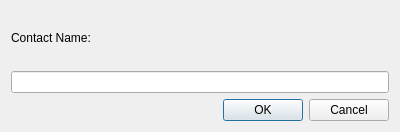
<?xml version="1.0" encoding="UTF-8"?>
<ui version="4.0">
 <class>SearchBox</class>
 <widget class="QDialog" name="SearchBox">
  <property name="geometry">
   <rect>
    <x>0</x>
    <y>0</y>
    <width>400</width>
    <height>132</height>
   </rect>
  </property>
  <property name="windowTitle">
   <string>Search</string>
  </property>
  <property name="windowIcon">
   <iconset resource="res.qrc">
    <normaloff>:/icon/icon.png</normaloff>:/icon/icon.png</iconset>
  </property>
  <layout class="QVBoxLayout" name="verticalLayout">
   <item>
    <widget class="QLabel" name="label">
     <property name="text">
      <string>Contact Name:</string>
     </property>
    </widget>
   </item>
   <item>
    <widget class="QLineEdit" name="lineEdit"/>
   </item>
   <item>
    <widget class="QDialogButtonBox" name="buttonBox">
     <property name="orientation">
      <enum>Qt::Horizontal</enum>
     </property>
     <property name="standardButtons">
      <set>QDialogButtonBox::Cancel|QDialogButtonBox::Ok</set>
     </property>
    </widget>
   </item>
  </layout>
 </widget>
 <resources>
  <include location="res.qrc"/>
 </resources>
 <connections>
  <connection>
   <sender>buttonBox</sender>
   <signal>rejected()</signal>
   <receiver>SearchBox</receiver>
   <slot>reject()</slot>
   <hints>
    <hint type="sourcelabel">
     <x>316</x>
     <y>260</y>
    </hint>
    <hint type="destinationlabel">
     <x>286</x>
     <y>274</y>
    </hint>
   </hints>
  </connection>
 </connections>
</ui>
